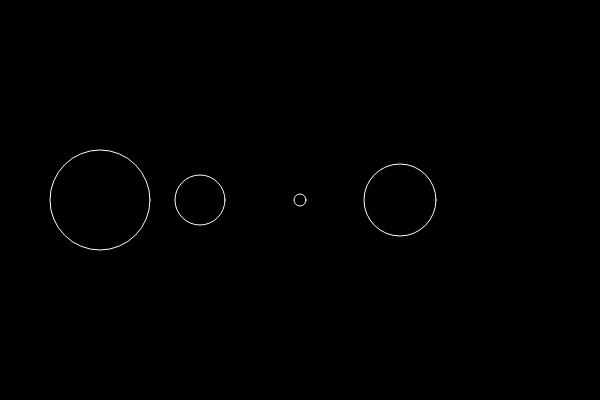
Frame 1 (no input)
Frame 60 (no input): identical to frame 1, image omitted
Frame 120 (the mouse pressed at the canvas centre since frame 60): identical to frame 1, image omitted

The p5.js sketch that drew this single still picture (run headless with seeded random() and noise() and a simulated clock; from frame 60 on, the mouse is pressed at the canvas centre):

// p5.js sketch
// ── sketch.js
var nums = [100, 50, 12, 72];

function setup() {
  createCanvas(600, 400);
}

// show ellipse
function draw() {
  background(0);

  for(var i = 0; i < nums.length; i++) {
    stroke(255)
    noFill();
    ellipse(i *100 + 100, 200, nums[i], nums[i]);
  }

}
